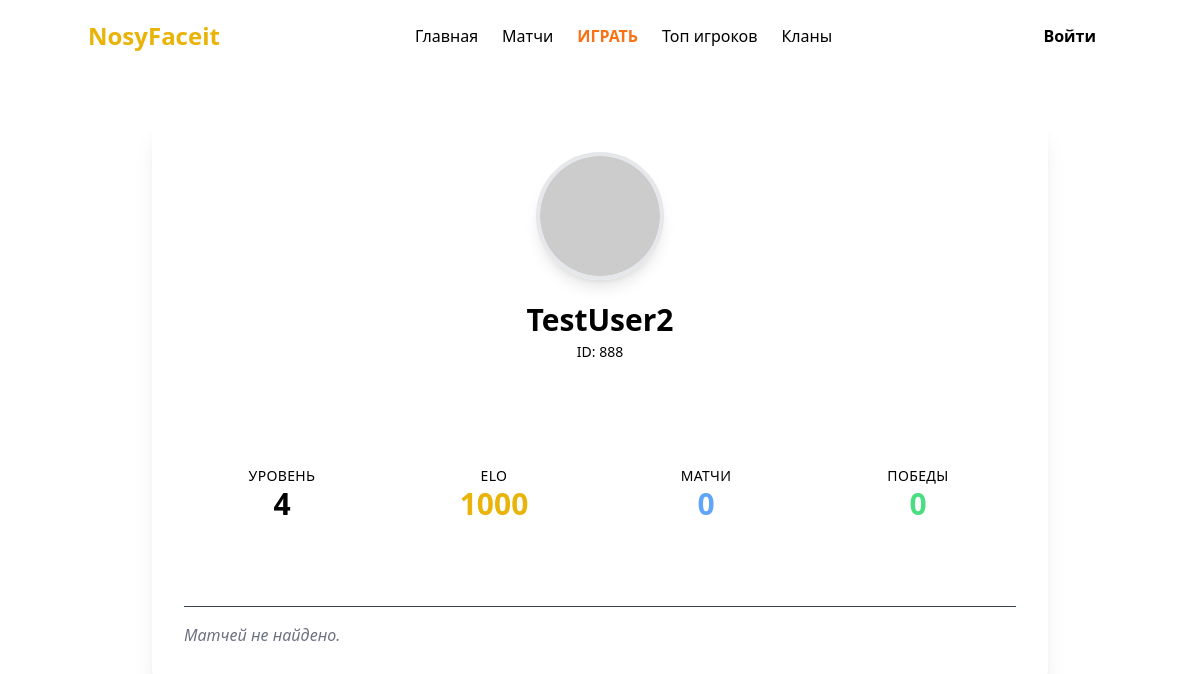
The app's page /u/TestUser2 with its own data.
### tables this page shows
CREATE TABLE users (
            user_id INTEGER PRIMARY KEY,
            game_id TEXT,
            nickname TEXT,
            elo INTEGER DEFAULT 1000,
            level INTEGER DEFAULT 4,
            matches INTEGER DEFAULT 0,
            wins INTEGER DEFAULT 0
        , is_banned INTEGER DEFAULT 0, ban_until DATETIME, missed_games INTEGER DEFAULT 0, is_vip INTEGER DEFAULT 0, vip_until DATETIME, is_admin INTEGER DEFAULT 0, avatar_url TEXT, steam_url TEXT, bio TEXT, ban_expiration INTEGER DEFAULT 0, warnings INTEGER DEFAULT 0);

### web/app.py (the view, shortened to what this page needs)
@app.route('/u/<nickname>')
def user_profile(nickname):
    import db
    conn = get_db_connection()
    if not conn: return "DB Error", 500
    cursor = conn.cursor()
    db.execute_query(cursor, 'SELECT * FROM users WHERE nickname = ?', (nickname,))
    user = cursor.fetchone()
    if not user:
        conn.close()
        return "User not found", 404
    friend_status = None
    db.execute_query(cursor, '''
        SELECT m.*, mp.team, mp.is_annulled, mp.accepted, mp.has_left,
               (CASE WHEN m.winner_team = mp.team THEN 1 ELSE 0 END) as is_win
        FROM matches m
        JOIN match_players mp ON m.id = mp.match_id
        WHERE mp.user_id = ?
        ORDER BY m.created_at DESC
        LIMIT 10
    ''', (user['user_id'],))
    recent_matches = cursor.fetchall()
    conn.close()
    return render_template('user_profile.html', user=user, friend_status=friend_status, recent_matches=recent_matches)

### db.py (called while the page is built)
def get_db_connection():
    if IS_POSTGRES:
        try:
            conn = psycopg2.connect(DATABASE_URL, cursor_factory=DictCursor, sslmode='require')
        except psycopg2.OperationalError:
            conn = psycopg2.connect(DATABASE_URL, cursor_factory=DictCursor)
        conn.autocommit = False
        return PostgresConnectionWrapper(conn)
    else:
        basedir = os.path.dirname(os.path.abspath(__file__))
        db_path = os.path.join(basedir, 'database.db')
        conn = sqlite3.connect(db_path)
        conn.row_factory = sqlite3.Row
    return conn

def execute_query(cursor, sql, params=None):
    if IS_POSTGRES:
        sql = sql.replace('?', '%s')
        sql = sql.replace('INSERT OR REPLACE', 'INSERT') # Simple replacement, needs ON CONFLICT handling manually in specific queries
        sql = sql.replace('INTEGER PRIMARY KEY AUTOINCREMENT', 'SERIAL PRIMARY KEY')
    if params:
        cursor.execute(sql, params)
    else:
        cursor.execute(sql)
    return cursor

### web/app.py (called while the page is built, shortened)
def get_db_connection():
    try:
        import db as database_module
        return database_module.get_db_connection()
    except Exception as e:
        print(f"Error connecting to database: {e}")
        logging.error(f"Error connecting to database: {e}")
        g.db_connect_error = str(e)
        return None

@app.before_request
def check_ban():
    if not request.endpoint or 'static' in request.endpoint:
        return

@app.teardown_appcontext
def close_connection(exception):
    db = getattr(g, '_database', None)
    if db is not None:
        db.close()

### web/templates/user_profile.html (shortened to what this page needs)
{% extends 'base.html' %}
{% block content %}
<div class="container mx-auto px-4 py-8">
    <div class="max-w-4xl mx-auto bg-tg-secondary rounded-lg overflow-hidden shadow-xl">
        <div class="relative bg-tg-bg p-8 text-center">
            <div class="relative inline-block">
                <img src="{{ user.avatar_url or 'https://ui-avatars.com/api/?name=' + user.nickname + '&background=random' }}"
                     class="w-32 h-32 rounded-full border-4 {{ 'border-yellow-500' if user.is_vip else 'border-tg-secondary' }} shadow-lg object-cover mx-auto">
            </div>
            <h1 class="text-3xl font-bold text-tg-text mt-4">{{ user.nickname }}</h1>
            <p class="text-tg-hint text-sm mt-1">ID: {{ user.user_id }}</p>
        </div>
        <div class="grid grid-cols-2 md:grid-cols-4 gap-4 p-8 bg-tg-secondary text-center">
            <div class="bg-tg-bg p-4 rounded-lg">
                <div class="text-sm text-tg-hint uppercase tracking-wide">Уровень</div>
                <div class="text-3xl font-bold text-tg-text">{{ user.level }}</div>
            </div>
            <div class="bg-tg-bg p-4 rounded-lg">
                <div class="text-sm text-tg-hint uppercase tracking-wide">ELO</div>
                <div class="text-3xl font-bold text-yellow-500">{{ user.elo }}</div>
            </div>
            <div class="bg-tg-bg p-4 rounded-lg">
                <div class="text-sm text-tg-hint uppercase tracking-wide">Матчи</div>
                <div class="text-3xl font-bold text-blue-400">{{ user.matches }}</div>
            </div>
            <div class="bg-tg-bg p-4 rounded-lg">
                <div class="text-sm text-tg-hint uppercase tracking-wide">Победы</div>
                <div class="text-3xl font-bold text-green-400">{{ user.wins }}</div>
            </div>
        </div>
        <div class="px-8 pb-8">
             <h3 class="text-xl font-bold text-white mb-4 border-b border-gray-700 pb-2">Последние матчи</h3>
             {% if recent_matches %}
                 <div class="space-y-2">
                 {% for match in recent_matches %}
                     <a href="{{ url_for('match_detail', match_id=match.id) }}" class="block bg-gray-700 hover:bg-gray-600 p-3 rounded flex justify-between items-center transition">
                         <div class="flex items-center space-x-4">
                             <span class="text-gray-400 font-mono">#{{ match.id }}</span>
                             <span class="text-white font-bold">{{ match.map_picked or 'Карта не выбрана' }}</span>
                             <span class="text-gray-400 text-xs">{{ match.created_at }}</span>
                         </div>
                         <div>
                             {% if match.has_left %}
                                 <span class="text-red-600 font-bold uppercase animate-pulse">ВЫШЕЛ</span>
                             {% elif match.is_annulled %}
                                 <span class="text-yellow-500 font-bold uppercase">АННУЛИРОВАНО</span>
                             {% elif match.status == 'cancelled' %}
                                 <span class="text-red-500 font-bold uppercase">ОТМЕНЕНО</span>
                             {% elif match.status == 'finished' %}
                                 {% if match.is_win %}
                                     <span class="text-green-500 font-bold uppercase">ПОБЕДА</span>
                                 {% else %}
                                     <span class="text-red-400 font-bold uppercase">ПОРАЖЕНИЕ</span>
                                 {% endif %}
                             {% elif match.status == 'active' %}
                                 <span class="text-green-400 font-bold animate-pulse uppercase">ИДЕТ</span>
                             {% elif match.status == 'disputed' %}
                                 <span class="text-yellow-600 font-bold uppercase">СПОРНЫЙ</span>
                             {% else %}
                                 <span class="text-yellow-500 font-bold uppercase">{{ match.status }}</span>
                             {% endif %}
                         </div>
                     </a>
                 {% endfor %}
                 </div>
             {% else %}
                 <p class="text-gray-500 italic">Матчей не найдено.</p>
             {% endif %}
        </div>
    </div>
</div>
{% endblock %}

### records on screen
users: nickname "TestUser2", user_id "888", level "4", elo "1000", matches "0", wins "0"
